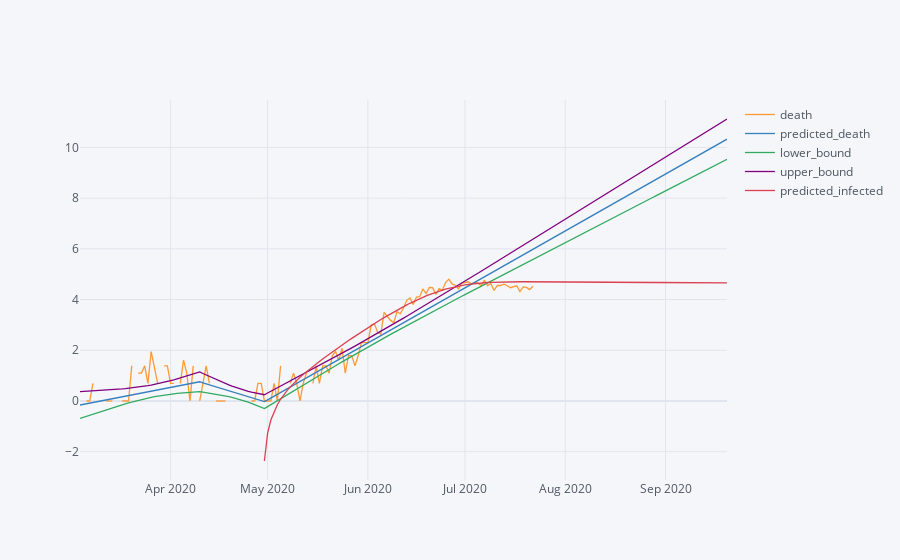

The cell this chart's notebook holds for it:
### Code cell
log_fit.merge(log_daily_predicted_case, left_index=True, right_index=True, how='left').iplot()

### Figure 1 — Plotly figure (JSON) as saved in the notebook; plotly's stock layout.template omitted (floating-point values rounded to 4 significant figures; data arrays with more than 128 entries replaced by an {"elided": "..."} marker saying what was removed)
{"data": [{"line": {"color": "rgba(255, 153, 51, 1.0)", "dash": "solid", "shape": "linear", "width": 1.3}, "mode": "lines", "name": "death", "text": "", "type": "scatter", "x": {"elided": "201 str values"}, "y": {"elided": "201 mixed values"}}, {"line": {"color": "rgba(55, 128, 191, 1.0)", "dash": "solid", "shape": "linear", "width": 1.3}, "mode": "lines", "name": "predicted_death", "text": "", "type": "scatter", "x": {"elided": "201 str values"}, "y": {"elided": "201 float values"}}, {"line": {"color": "rgba(50, 171, 96, 1.0)", "dash": "solid", "shape": "linear", "width": 1.3}, "mode": "lines", "name": "lower_bound", "text": "", "type": "scatter", "x": {"elided": "201 str values"}, "y": {"elided": "201 float values"}}, {"line": {"color": "rgba(128, 0, 128, 1.0)", "dash": "solid", "shape": "linear", "width": 1.3}, "mode": "lines", "name": "upper_bound", "text": "", "type": "scatter", "x": {"elided": "201 str values"}, "y": {"elided": "201 float values"}}, {"line": {"color": "rgba(219, 64, 82, 1.0)", "dash": "solid", "shape": "linear", "width": 1.3}, "mode": "lines", "name": "predicted_infected", "text": "", "type": "scatter", "x": {"elided": "201 str values"}, "y": {"elided": "201 mixed values"}}], "layout": {"legend": {"bgcolor": "#F5F6F9", "font": {"color": "#4D5663"}}, "paper_bgcolor": "#F5F6F9", "plot_bgcolor": "#F5F6F9", "title": {"font": {"color": "#4D5663"}}, "xaxis": {"gridcolor": "#E1E5ED", "showgrid": true, "tickfont": {"color": "#4D5663"}, "title": {"font": {"color": "#4D5663"}, "text": ""}, "zerolinecolor": "#E1E5ED"}, "yaxis": {"gridcolor": "#E1E5ED", "showgrid": true, "tickfont": {"color": "#4D5663"}, "title": {"font": {"color": "#4D5663"}, "text": ""}, "zerolinecolor": "#E1E5ED"}}}
